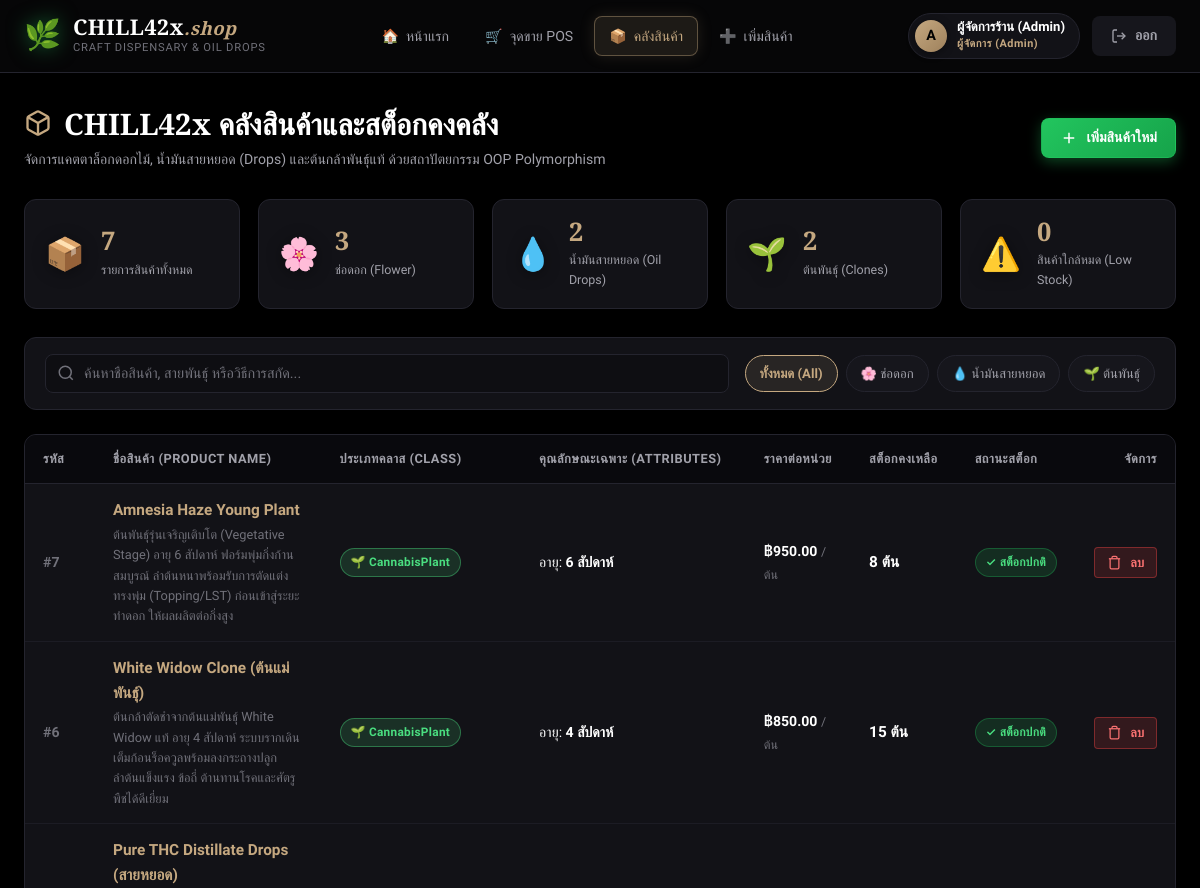
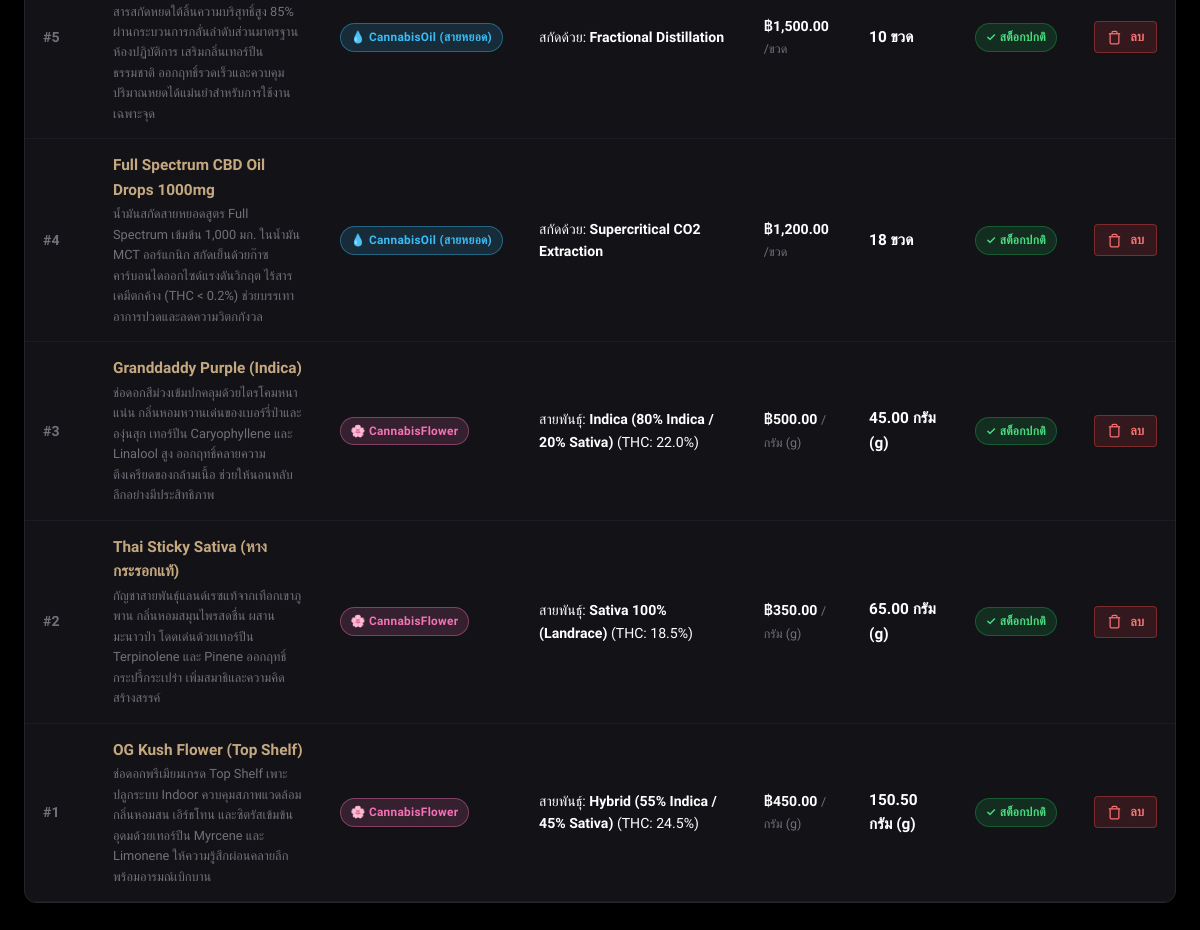
Page /admin/product-list.php (signed in) on the committed database (2 pictures, top to bottom).
### tables this page shows
CREATE TABLE `products` (
    `id` INT AUTO_INCREMENT PRIMARY KEY,
    `name` VARCHAR(150) NOT NULL,
    `type` ENUM('flower', 'oil', 'plant') NOT NULL,
    `product_type` ENUM('flower', 'oil', 'plant') NOT NULL,
    `base_price` DECIMAL(10, 2) NOT NULL,
    
     
    `strain_type` VARCHAR(100) NULL,           
    `thc_percent` DECIMAL(5, 2) NULL DEFAULT 20.00,
    `stock_grams` DECIMAL(10, 2) NULL DEFAULT 0.00,
    
     
    `extraction_method` VARCHAR(100) NULL,     
    `stock_bottles` INT NULL DEFAULT 0,
    
     
    `age_weeks` INT NULL DEFAULT 0,
    `stock_pieces` INT NULL DEFAULT 0,
    
     
    `stock_quantity` DECIMAL(10, 2) NOT NULL DEFAULT 0.00,
    `image_url` VARCHAR(255) NULL,
    `description` TEXT NULL,
    `created_at` TIMESTAMP DEFAULT CURRENT_TIMESTAMP,
    `updated_at` TIMESTAMP DEFAULT CURRENT_TIMESTAMP ON UPDATE CURRENT_TIMESTAMP
);

### admin/product-list.php (the view, shortened to what the rows shown need)
<?php
require_once __DIR__ . '/../classes/ProductFactory.php';
$db = Database::getInstance()->getConnection();
$rawProducts = [];
if ($db !== null) {
    try {
        $sql = "SELECT p.*, IFNULL(p.type, p.product_type) as resolved_type FROM products p WHERE 1=1";
        $params = [];
        $sql .= " ORDER BY p.id DESC";
        $stmt = $db->prepare($sql);
        $stmt->execute($params);
        $rawProducts = $stmt->fetchAll();
    } catch (Exception $e) {
        $rawProducts = [];
    }
}
?>
<!DOCTYPE html>
<html lang="th">
<head>
    <link rel="stylesheet" href="../assets/css/style.css">
</head>
<body>
    <main class="app-container">
        <div class="page-header">
            <div>
                <h1 class="page-title">
                    CHILL42x คลังสินค้าและสต็อกคงคลัง
                </h1>
            </div>
        </div>
        <div class="card" style="padding: 0; overflow: hidden;">
            <div class="table-responsive">
                <table class="data-table">
                    <thead>
                        <tr>
                            <th style="width: 70px;">รหัส</th>
                            <th>ชื่อสินค้า (Product Name)</th>
                            <th>ประเภทคลาส (Class)</th>
                            <th>คุณลักษณะเฉพาะ (Attributes)</th>
                            <th>ราคาต่อหน่วย</th>
                            <th>สต็อกคงเหลือ</th>
                            <th>สถานะสต็อก</th>
                            <th style="text-align: right; width: 100px;">จัดการ</th>
                        </tr>
                    </thead>
                    <tbody>
                        <?php if (empty($rawProducts)): ?>
                            <tr>
                                <td colspan="8" style="text-align: center; padding: 48px 20px; color: var(--text-muted);">
                                    <div style="font-size: 2.2rem; margin-bottom: 8px;">🍃</div>
                                    <div style="font-size: 1.05rem; font-weight: 500;">ไม่พบรายการสินค้าตามเงื่อนไขที่เลือก</div>
                                    <p style="font-size: 0.88rem; margin-top: 4px;">ลองเปลี่ยนคำค้นหาหรือเพิ่มสินค้าใหม่เข้าสู่ระบบ</p>
                                </td>
                            </tr>
                        <?php else: ?>
                            <?php foreach ($rawProducts as $row):
                                $product = ProductFactory::createFromRow($row);
                                $stockVal = $product->getStockValue();
                                $isLowStock = false;
                                $isEmptyStock = ($stockVal <= 0);
                            ?>
                                <tr>
                                    <td style="font-weight: 600; color: var(--text-muted);">
                                        #<?= $product->getId() ?>
                                    </td>
                                    <td>
                                        <div style="font-weight: 600; color: var(--accent-gold); font-size: 0.96rem;">
                                            <?= htmlspecialchars($product->getName()) ?>
                                        </div>
                                        <?php if (!empty($row['description'])): ?>
                                            <div style="font-size: 0.8rem; color: var(--text-muted); margin-top: 2px;">
                                                <?= htmlspecialchars($row['description']) ?>
                                            </div>
                                        <?php endif; ?>
                                    </td>
                                    <td>
                                        <?php if ($product instanceof CannabisFlower): ?>
                                            <span class="badge badge-flower">🌸 CannabisFlower</span>
                                        <?php elseif ($product instanceof CannabisOil): ?>
                                            <span class="badge badge-oil">💧 CannabisOil (สายหยอด)</span>
                                        <?php elseif ($product instanceof CannabisPlant): ?>
                                            <span class="badge badge-plant">🌱 CannabisPlant</span>
                                        <?php endif; ?>
                                    </td>
                                    <td>
                                        <?php if ($product instanceof CannabisFlower): ?>
                                            <span style="font-size: 0.88rem;">
                                                สายพันธุ์: <strong><?= htmlspecialchars($product->getStrainType()) ?></strong>
                                                (THC: <?= number_format($product->getThcPercent(), 1) ?>%)
                                            </span>
                                        <?php elseif ($product instanceof CannabisOil): ?>
                                            <span style="font-size: 0.88rem;">
                                                สกัดด้วย: <strong><?= htmlspecialchars($product->getExtractionMethod()) ?></strong>
                                            </span>
                                        <?php elseif ($product instanceof CannabisPlant): ?>
                                            <span style="font-size: 0.88rem;">
                                                อายุ: <strong><?= $product->getAgeWeeks() ?> สัปดาห์</strong>
                                            </span>
                                        <?php endif; ?>
                                    </td>
                                    <td style="font-weight: 600; color: var(--text-primary);">
                                        ฿<?= number_format($product->getBasePrice(), 2) ?>
                                        <span style="font-size: 0.78rem; font-weight: 400; color: var(--text-muted);">/<?= $product->getStockUnit() ?></span>
                                    </td>
                                    <td style="font-weight: 700; font-size: 0.96rem; color: #fff;">
                                        <?= $product->getStockDisplay() ?>
                                    </td>
                                    <td>
                                        <?php if ($isEmptyStock): ?>
                                            <span class="badge badge-stock-empty">❌ สินค้าหมด</span>
                                        <?php elseif ($isLowStock): ?>
                                            <span class="badge badge-stock-low">⚠️ ใกล้หมด</span>
                                        <?php else: ?>
                                            <span class="badge badge-stock-normal">✓ สต็อกปกติ</span>
                                        <?php endif; ?>
                                    </td>
                                    <td style="text-align: right;">
                                        <a href="product-list.php?action=delete&id=<?= $product->getId() ?>"
                                           class="btn btn-danger btn-sm"
                                           onclick="return confirm('ยืนยันที่จะลบสินค้า \'<?= addslashes(htmlspecialchars($product->getName())) ?>\' หรือไม่?')"
                                           title="ลบสินค้า">
                                            <svg width="15" height="15" viewBox="0 0 24 24" fill="none" stroke="currentColor" stroke-width="2"><polyline points="3 6 5 6 21 6"/><path d="M19 6v14a2 2 0 0 1-2 2H7a2 2 0 0 1-2-2V6m3 0V4a2 2 0 0 1 2-2h4a2 2 0 0 1 2 2v2"/></svg>
                                            ลบ
                                        </a>
                                    </td>
                                </tr>
                            <?php endforeach; ?>
                        <?php endif; ?>
                    </tbody>
                </table>
            </div>
        </div>
    </main>
</body>
</html>

### rows in the picture
products: id "7", name "Amnesia Haze Young Plant", description "ต้นพันธุ์รุ่นเจริญเติบโต (Vegetative Stage) อายุ 6 สัปดาห์ ฟอร์มพุ่มกิ่งก้านสมบูรณ์ ลำต้นหนาพร้อมรับการตัดแต่งทรงพุ่ม (Topping/LST) ก่อนเข้าสู่ระยะทำดอก ให้ผลผลิตต่อกิ่งสูง", shows "🌱 CannabisPlant", age_weeks "6", base_price "950.00", StockUnit "ต้น", stock_pieces "8 ต้น", shows "✓ สต็อกปกติ"
products: id "6", name "White Widow Clone (ต้นแม่พันธุ์)", description "ต้นกล้าตัดชำจากต้นแม่พันธุ์ White Widow แท้ อายุ 4 สัปดาห์ ระบบรากเดินเต็มก้อนร็อควูลพร้อมลงกระถางปลูก ลำต้นแข็งแรง ข้อถี่ ต้านทานโรคและศัตรูพืชได้ดีเยี่ยม", shows "🌱 CannabisPlant", age_weeks "4", base_price "850.00", StockUnit "ต้น", stock_pieces "15 ต้น", shows "✓ สต็อกปกติ"
products: id "5", name "Pure THC Distillate Drops (สายหยอด)", description "สารสกัดหยดใต้ลิ้นความบริสุทธิ์สูง 85% ผ่านกระบวนการกลั่นลำดับส่วนมาตรฐานห้องปฏิบัติการ เสริมกลิ่นเทอร์ปีนธรรมชาติ ออกฤทธิ์รวดเร็วและควบคุมปริมาณหยดได้แม่นยำสำหรับการใช้งานเฉพาะจุด", shows "💧 CannabisOil (สายหยอด)", extraction_method "Fractional Distillation", base_price "1,500.00", StockUnit "ขวด", stock_bottles "10 ขวด", shows "✓ สต็อกปกติ"
products: id "4", name "Full Spectrum CBD Oil Drops 1000mg", description "น้ำมันสกัดสายหยอดสูตร Full Spectrum เข้มข้น 1,000 มก. ในน้ำมัน MCT ออร์แกนิก สกัดเย็นด้วยก๊าซคาร์บอนไดออกไซด์แรงดันวิกฤต ไร้สารเคมีตกค้าง (THC < 0.2%) ช่วยบรรเทาอาการปวดและลดความวิตกกังวล", shows "💧 CannabisOil (สายหยอด)", extraction_method "Supercritical CO2 Extraction", base_price "1,200.00", StockUnit "ขวด", stock_bottles "18 ขวด", shows "✓ สต็อกปกติ"
products: id "3", name "Granddaddy Purple (Indica)", description "ช่อดอกสีม่วงเข้มปกคลุมด้วยไตรโคมหนาแน่น กลิ่นหอมหวานเด่นของเบอร์รี่ป่าและองุ่นสุก เทอร์ปีน Caryophyllene และ Linalool สูง ออกฤทธิ์คลายความตึงเครียดของกล้ามเนื้อ ช่วยให้นอนหลับลึกอย่างมีประสิทธิภาพ", shows "🌸 CannabisFlower", strain_type "Indica (80% Indica / 20% Sativa)", thc_percent "22.0", base_price "500.00", StockUnit "กรัม (g)", stock_grams "45.00 กรัม (g)", shows "✓ สต็อกปกติ"
products: id "2", name "Thai Sticky Sativa (หางกระรอกแท้)", description "กัญชาสายพันธุ์แลนด์เรซแท้จากเทือกเขาภูพาน กลิ่นหอมสมุนไพรสดชื่น ผสานมะนาวป่า โดดเด่นด้วยเทอร์ปีน Terpinolene และ Pinene ออกฤทธิ์กระปรี้กระเปร่า เพิ่มสมาธิและความคิดสร้างสรรค์", shows "🌸 CannabisFlower", strain_type "Sativa 100% (Landrace)", thc_percent "18.5", base_price "350.00", StockUnit "กรัม (g)", stock_grams "65.00 กรัม (g)", shows "✓ สต็อกปกติ"
products: id "1", name "OG Kush Flower (Top Shelf)", description "ช่อดอกพรีเมียมเกรด Top Shelf เพาะปลูกระบบ Indoor ควบคุมสภาพแวดล้อม กลิ่นหอมสน เอิร์ธโทน และซิตรัสเข้มข้น อุดมด้วยเทอร์ปีน Myrcene และ Limonene ให้ความรู้สึกผ่อนคลายลึกพร้อมอารมณ์เบิกบาน", shows "🌸 CannabisFlower", strain_type "Hybrid (55% Indica / 45% Sativa)", thc_percent "24.5", base_price "450.00", StockUnit "กรัม (g)", stock_grams "150.50 กรัม (g)", shows "✓ สต็อกปกติ"

### other values in the picture
substr($user['username'] ?? 'U', 0, 1) "A"
$user['full_name'] "ผู้จัดการร้าน (Admin)"
$stats['total_count'] "7"
$stats['flower_count'] "3"
$stats['oil_count'] "2"
$stats['plant_count'] "2"
$stats['low_stock_count'] "0"
